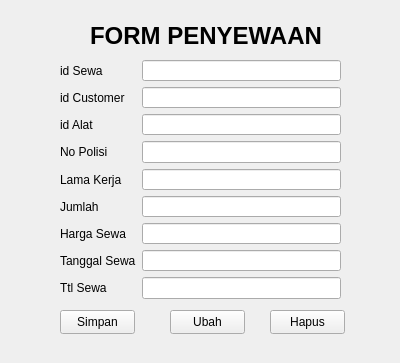
<?xml version="1.0" encoding="UTF-8"?>
<ui version="4.0">
 <class>Form</class>
 <widget class="QWidget" name="Form">
  <property name="geometry">
   <rect>
    <x>0</x>
    <y>0</y>
    <width>400</width>
    <height>363</height>
   </rect>
  </property>
  <property name="windowTitle">
   <string>Form</string>
  </property>
  <widget class="QWidget" name="formLayoutWidget">
   <property name="geometry">
    <rect>
     <x>60</x>
     <y>60</y>
     <width>281</width>
     <height>239</height>
    </rect>
   </property>
   <layout class="QFormLayout" name="formLayout">
    <item row="0" column="0">
     <widget class="QLabel" name="id_userLabel">
      <property name="text">
       <string>id Sewa</string>
      </property>
     </widget>
    </item>
    <item row="0" column="1">
     <widget class="QLineEdit" name="id_userLineEdit"/>
    </item>
    <item row="1" column="0">
     <widget class="QLabel" name="nm_userLabel">
      <property name="text">
       <string>id Customer</string>
      </property>
     </widget>
    </item>
    <item row="1" column="1">
     <widget class="QLineEdit" name="nm_userLineEdit"/>
    </item>
    <item row="2" column="0">
     <widget class="QLabel" name="passwordLabel">
      <property name="text">
       <string>id Alat</string>
      </property>
     </widget>
    </item>
    <item row="2" column="1">
     <widget class="QLineEdit" name="passwordLineEdit"/>
    </item>
    <item row="3" column="0">
     <widget class="QLabel" name="emailLabel">
      <property name="text">
       <string>No Polisi</string>
      </property>
     </widget>
    </item>
    <item row="3" column="1">
     <widget class="QLineEdit" name="emailLineEdit"/>
    </item>
    <item row="4" column="0">
     <widget class="QLabel" name="stokLabel">
      <property name="text">
       <string>Lama Kerja</string>
      </property>
     </widget>
    </item>
    <item row="4" column="1">
     <widget class="QLineEdit" name="stokLineEdit"/>
    </item>
    <item row="5" column="0">
     <widget class="QLabel" name="keteranganLabel">
      <property name="text">
       <string>Jumlah</string>
      </property>
     </widget>
    </item>
    <item row="5" column="1">
     <widget class="QLineEdit" name="keteranganLineEdit"/>
    </item>
    <item row="6" column="0">
     <widget class="QLabel" name="hargaSewaLabel">
      <property name="text">
       <string>Harga Sewa</string>
      </property>
     </widget>
    </item>
    <item row="6" column="1">
     <widget class="QLineEdit" name="hargaSewaLineEdit"/>
    </item>
    <item row="7" column="0">
     <widget class="QLabel" name="tanggalSewaLabel">
      <property name="text">
       <string>Tanggal Sewa</string>
      </property>
     </widget>
    </item>
    <item row="7" column="1">
     <widget class="QLineEdit" name="tanggalSewaLineEdit"/>
    </item>
    <item row="8" column="0">
     <widget class="QLabel" name="ttlSewaLabel">
      <property name="text">
       <string>Ttl Sewa</string>
      </property>
     </widget>
    </item>
    <item row="8" column="1">
     <widget class="QLineEdit" name="ttlSewaLineEdit"/>
    </item>
   </layout>
  </widget>
  <widget class="QLabel" name="label">
   <property name="geometry">
    <rect>
     <x>90</x>
     <y>20</y>
     <width>241</width>
     <height>31</height>
    </rect>
   </property>
   <property name="font">
    <font>
     <pointsize>18</pointsize>
     <bold>true</bold>
    </font>
   </property>
   <property name="text">
    <string>FORM PENYEWAAN</string>
   </property>
  </widget>
  <widget class="QPushButton" name="pushButton_2">
   <property name="geometry">
    <rect>
     <x>170</x>
     <y>310</y>
     <width>75</width>
     <height>24</height>
    </rect>
   </property>
   <property name="text">
    <string>Ubah</string>
   </property>
  </widget>
  <widget class="QPushButton" name="pushButton_3">
   <property name="geometry">
    <rect>
     <x>270</x>
     <y>310</y>
     <width>75</width>
     <height>24</height>
    </rect>
   </property>
   <property name="text">
    <string>Hapus</string>
   </property>
  </widget>
  <widget class="QPushButton" name="pushButton">
   <property name="geometry">
    <rect>
     <x>60</x>
     <y>310</y>
     <width>75</width>
     <height>24</height>
    </rect>
   </property>
   <property name="text">
    <string>Simpan</string>
   </property>
  </widget>
 </widget>
 <resources/>
 <connections/>
</ui>
